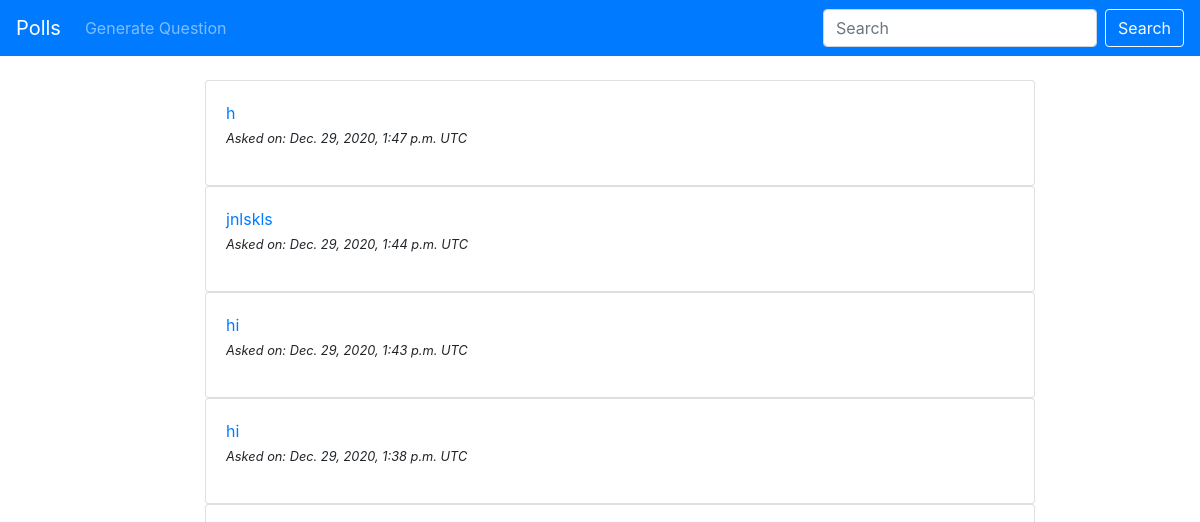
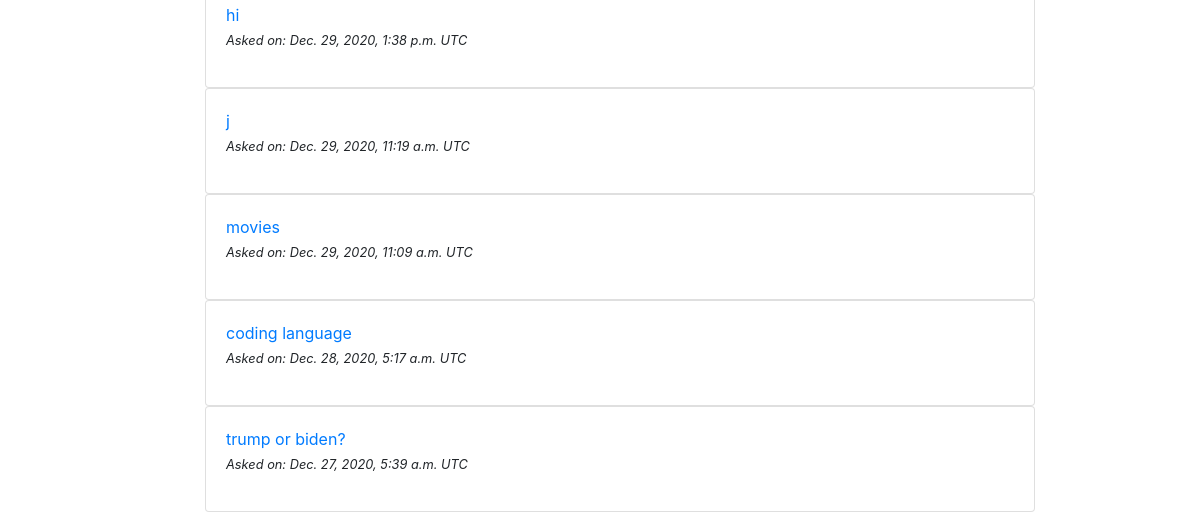
The page /polls/ on the database as committed earlier (2 pictures, top to bottom).
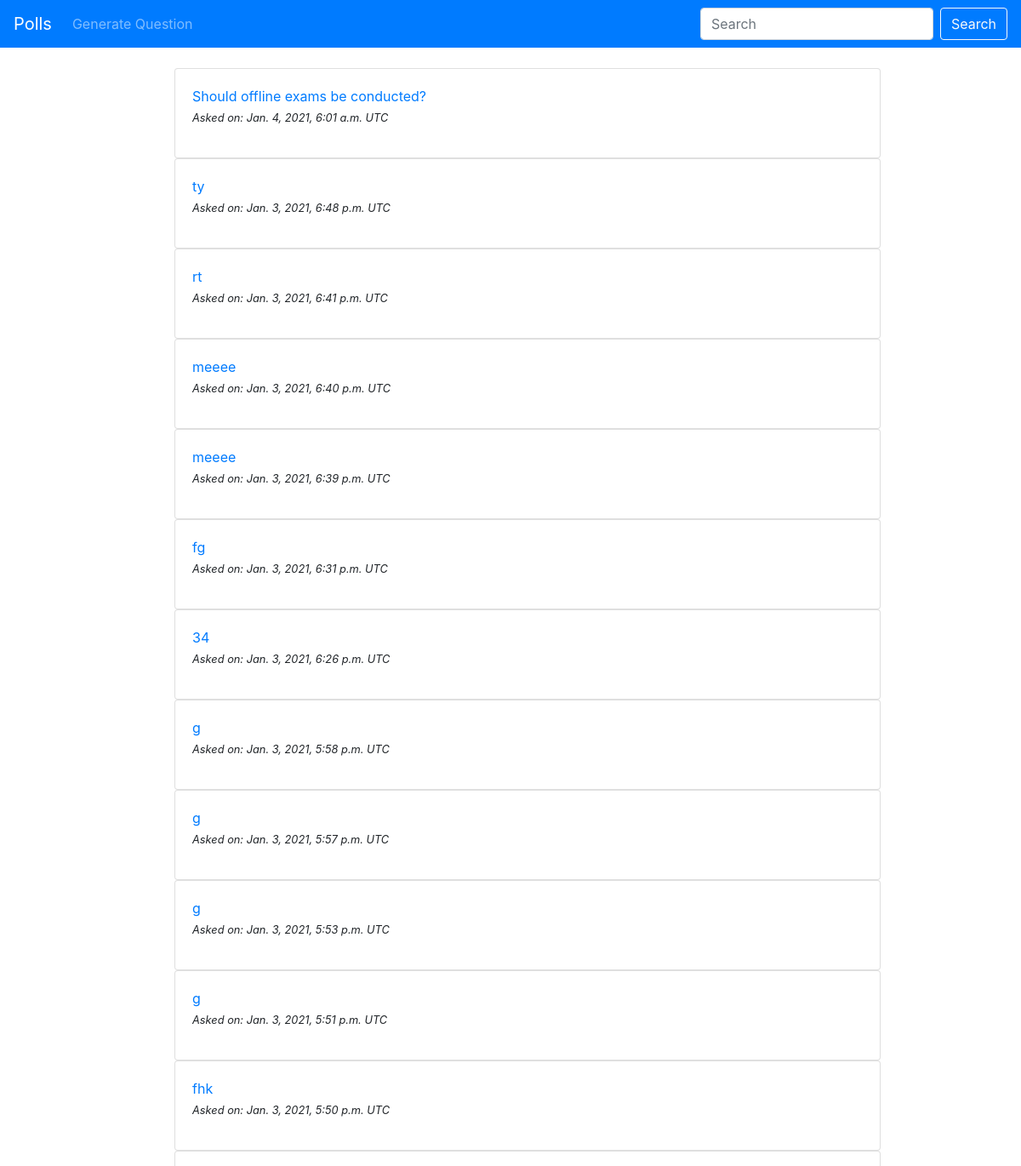
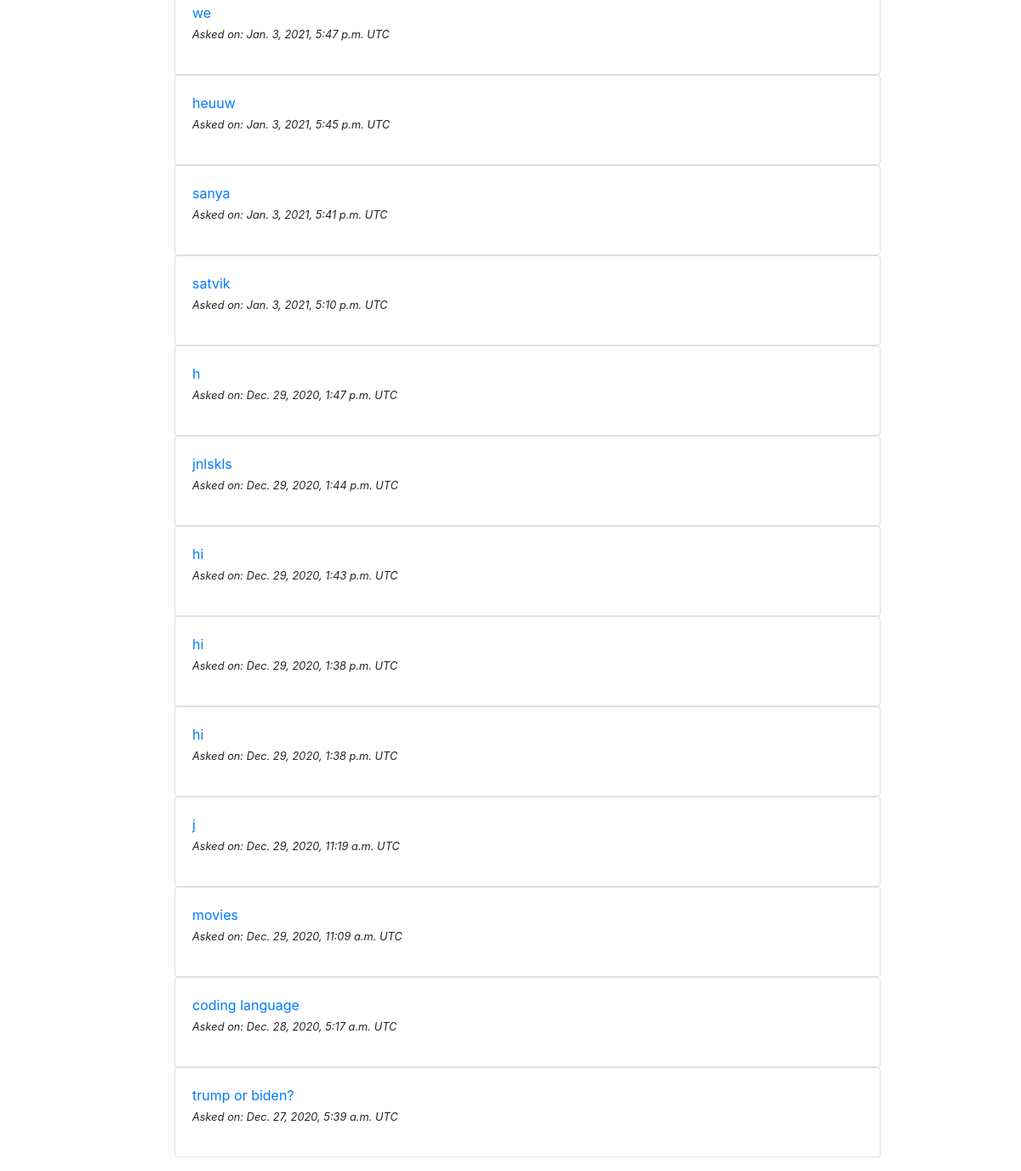
The same page on the database as committed later (2 pictures, top to bottom).
### polls/models.py (models this page shows, shortened)
class Question(models.Model):
	question_text = models.CharField(max_length=200)
	pub_date = models.DateTimeField(auto_now_add=True)

### polls/views.py (the view)
# urls.py: path('', views.IndexView.as_view(), name='index'),
class IndexView(generic.ListView):
	template_name = 'polls/index.html'
	context_object_name = 'latest_question_list'
	def get_queryset(self):
		return Question.objects.order_by('-pub_date')

### polls/templates/polls/index.html (shortened to what this page needs)
{% extends 'polls/base.html' %}
{% block content %}
{% if latest_question_list %}
<ul>
	{% for question in latest_question_list %}
	<div class="card">
  	<div class="card-body">
    <a href="{% url 'polls:detail' question.id %}">{{ question.question_text }}</a>
    <p><small><i>Asked on: {{ question.pub_date }} UTC</i></small></p>
  	</div>
	</div>
	{% endfor %}
</ul>
{% else %}
<p>
	No polls available.
</p>
{% endif %}
{% endblock %}

Rows that differ between the two databases and show on the page:
added Question: question_text "Should offline exams be conducted?", pub_date "Jan. 4, 2021, 6:01 a.m."
added Question: question_text "ty", pub_date "Jan. 3, 2021, 6:48 p.m."
added Question: question_text "rt", pub_date "Jan. 3, 2021, 6:41 p.m."
added Question: question_text "meeee", pub_date "Jan. 3, 2021, 6:40 p.m."
added Question: question_text "meeee", pub_date "Jan. 3, 2021, 6:39 p.m."
added Question: question_text "fg", pub_date "Jan. 3, 2021, 6:31 p.m."
added Question: question_text "34", pub_date "Jan. 3, 2021, 6:26 p.m."
added Question: question_text "g", pub_date "Jan. 3, 2021, 5:58 p.m."
added Question: question_text "g", pub_date "Jan. 3, 2021, 5:57 p.m."
added Question: question_text "g", pub_date "Jan. 3, 2021, 5:53 p.m."
added Question: question_text "g", pub_date "Jan. 3, 2021, 5:51 p.m."
added Question: question_text "fhk", pub_date "Jan. 3, 2021, 5:50 p.m."
added Question: question_text "we", pub_date "Jan. 3, 2021, 5:47 p.m."
added Question: question_text "heuuw", pub_date "Jan. 3, 2021, 5:45 p.m."
added Question: question_text "sanya", pub_date "Jan. 3, 2021, 5:41 p.m."
added Question: question_text "satvik", pub_date "Jan. 3, 2021, 5:10 p.m."
